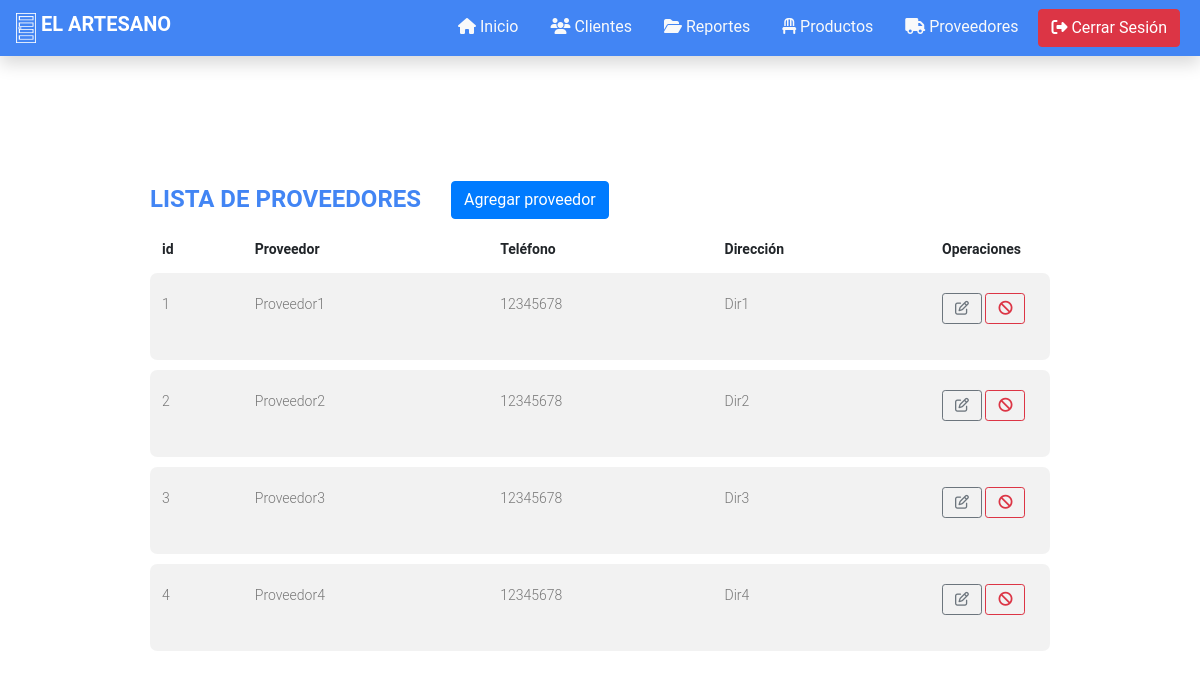
The page /Proveedor/mostrarListaProveedores (signed in) on the database as committed earlier.
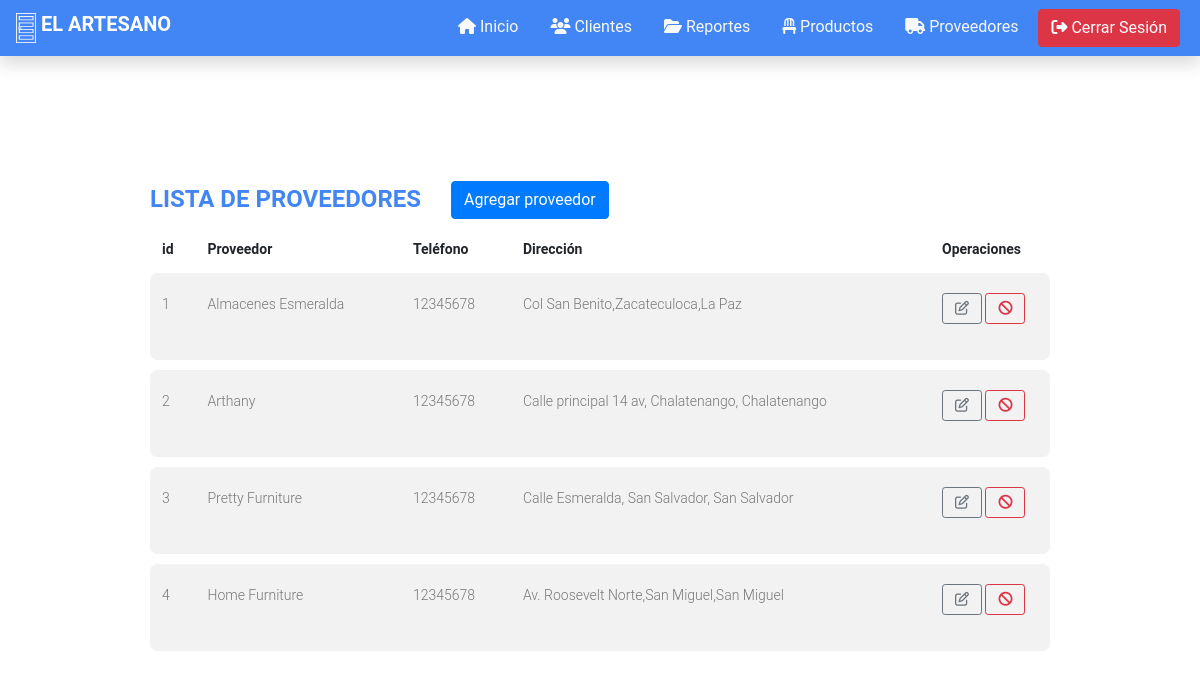
The same page on the database as committed later.
### tables this page shows
CREATE TABLE `tbl_proveedores` (
  `idProveedor` int(11) NOT NULL,
  `nombre` varchar(20) NOT NULL,
  `telefono` varchar(20) NOT NULL,
  `direccion` varchar(50) NOT NULL
);

### controllers/ProveedorController.php (called while the page is built, shortened)
<?php
require_once "models/ProveedorModel.php";
class ProveedorController
{
    public function mostrarListaProveedores()
    {
        $proveedorModel = new ProveedorModel();
        $proveedores = $proveedorModel->obtenerProveedores();
        require_once "views/supplierList.php";
    }
}

### database/Database.php (called while the page is built, shortened)
<?php
    class Database
    {
        public function __construct()
        {
            try {
                $this->conn = new PDO("mysql:host=".DB_HOST.";dbname=".DB_NAME."", DB_USER, DB_PASSWORD);
                $this->conn->setAttribute(PDO::ATTR_ERRMODE, PDO::ERRMODE_EXCEPTION);
                $this->conn->exec("SET CHARACTER SET ".DB_CHARSET);
                return $this->conn;
            } catch (Exception $e) {
                print "!Error¡: " . $e->getMessage() . "</br>";
                die();
            }
        }
    }
?>

### models/ProveedorModel.php (called while the page is built, shortened)
<?php
require_once "database/Database.php";
class ProveedorModel extends Database
{
    public function obtenerProveedores()
    {
        $query = "SELECT * FROM " . TBL_PROVEEDORES;
        $statement = $this->conn->prepare($query);
        $result = false;
        if ($statement->execute())
            $result = $statement->fetchAll(PDO::FETCH_ASSOC);
        return $result;
    }
}

### views/supplierList.php (the view, shortened to what this page needs)
<head>
    <link rel="stylesheet" href="<?= BASE_DIR; ?>/assets/css/productTable.css">
</head>
<body>
    <main class="m-0 px-3 vh-100 row justify-content-center align-items-center">
        <div class="content">
            <div class="container mt-5">
                <div class="row">
                    <div class="col-auto">
                        <h1 class="table-header">Lista de Proveedores</h1>
                    </div>
                    <div class="col-auto">
                        <a class="btn btn-primary" href="<?= BASE_DIR ?>Proveedor/agregarProveedor">Agregar proveedor</a>
                    </div>
                </div>
                <div class="table-responsive custom-table-responsive" style="max-height: 80vh">
                    <table class="table table-hover custom-table">
                        <thead>
                            <tr>
                                <th scope="col">id</th>
                                <th scope="col">Proveedor</th>
                                <th scope="col">Teléfono</th>
                                <th scope="col">Dirección</th>
                                <th scope="col" width="120px">Operaciones</th>
                            </tr>
                        </thead>
                        <tbody>
                            <?php
                            foreach ($proveedores as $proveedor) {
                                echo "<tr scope='row' id = " . $proveedor[PROV_ID] . ">";
                                echo "<td>" . $proveedor[PROV_ID] . "</td>";
                                echo "<td>" . $proveedor[PROV_NOMBRE] . "</td>";
                                echo "<td>" . $proveedor[PROV_TEL] . "</td>";
                                echo "<td>" . $proveedor[PROV_DIR] . "</td>";
                                echo '<td><div class="form-group">
                                            <button type="submit" class="btn btn-outline-secondary btn-sm" style="width: 40px;"><i class="far fa-edit"></i></button>
                                            <button type="submit" class="btn btn-outline-danger btn-sm" style="width: 40px;"><i class="fas fa-ban"></i></button>
                                          </div></td>';
                                echo "</tr>";
                                echo "<tr class='spacer'><td colspan='100'></td></tr>";
                            }
                            ?>
                        </tbody>
                    </table>
                </div>
            </div>
        </div>
    </main>

Rows that differ between the two databases and show on the page:
changed tbl_proveedores id 1: nombre "Proveedor1" → "Almacenes Esmeralda"; direccion "Dir1" → "Col San Benito,Zacateculoca,La Paz"
changed tbl_proveedores id 2: nombre "Proveedor2" → "Arthany"; direccion "Dir2" → "Calle principal 14 av, Chalatenango, Chalatenango"
changed tbl_proveedores id 3: nombre "Proveedor3" → "Pretty Furniture"; direccion "Dir3" → "Calle Esmeralda, San Salvador, San Salvador"
changed tbl_proveedores id 4: nombre "Proveedor4" → "Home Furniture"; direccion "Dir4" → "Av. Roosevelt Norte,San Miguel,San Miguel"
